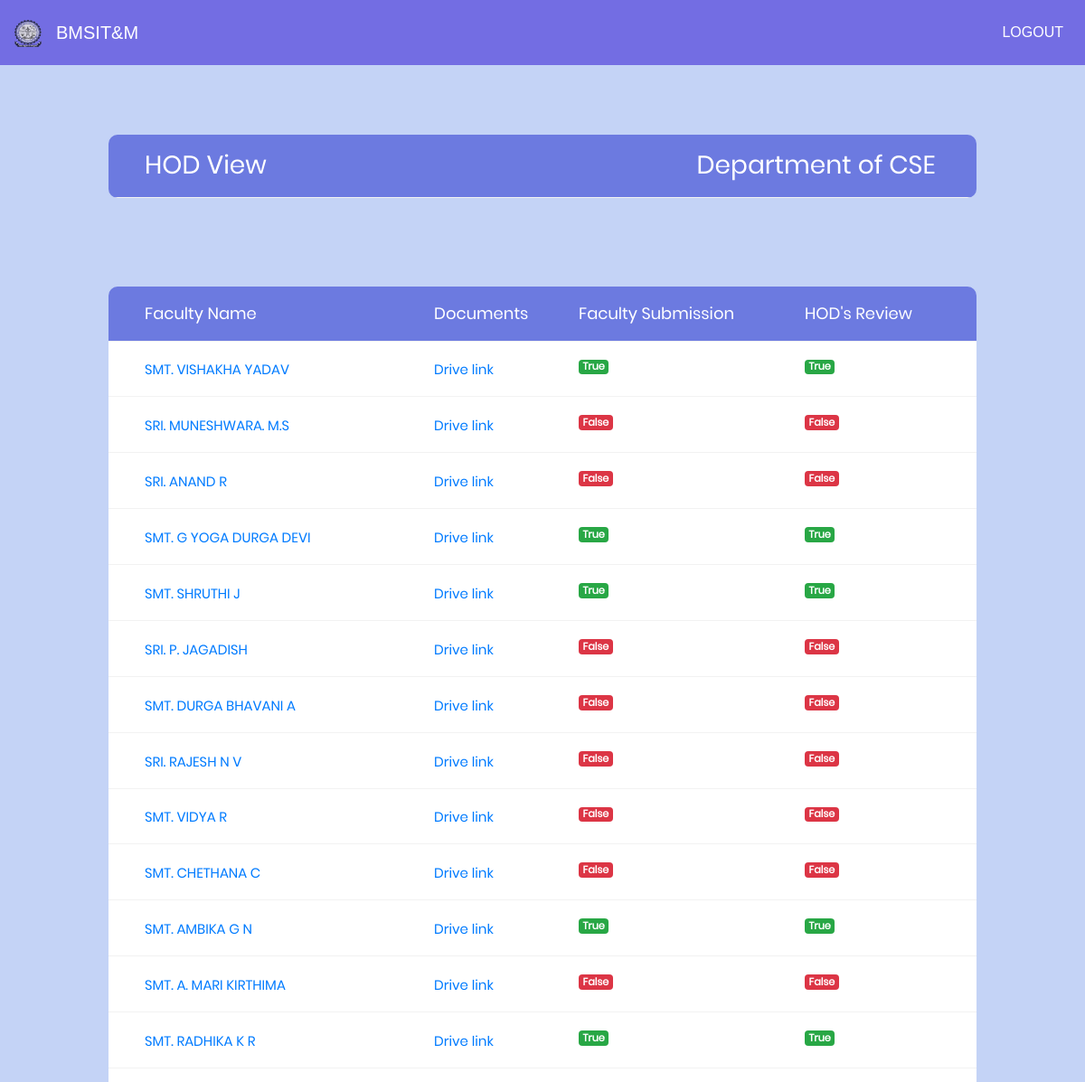
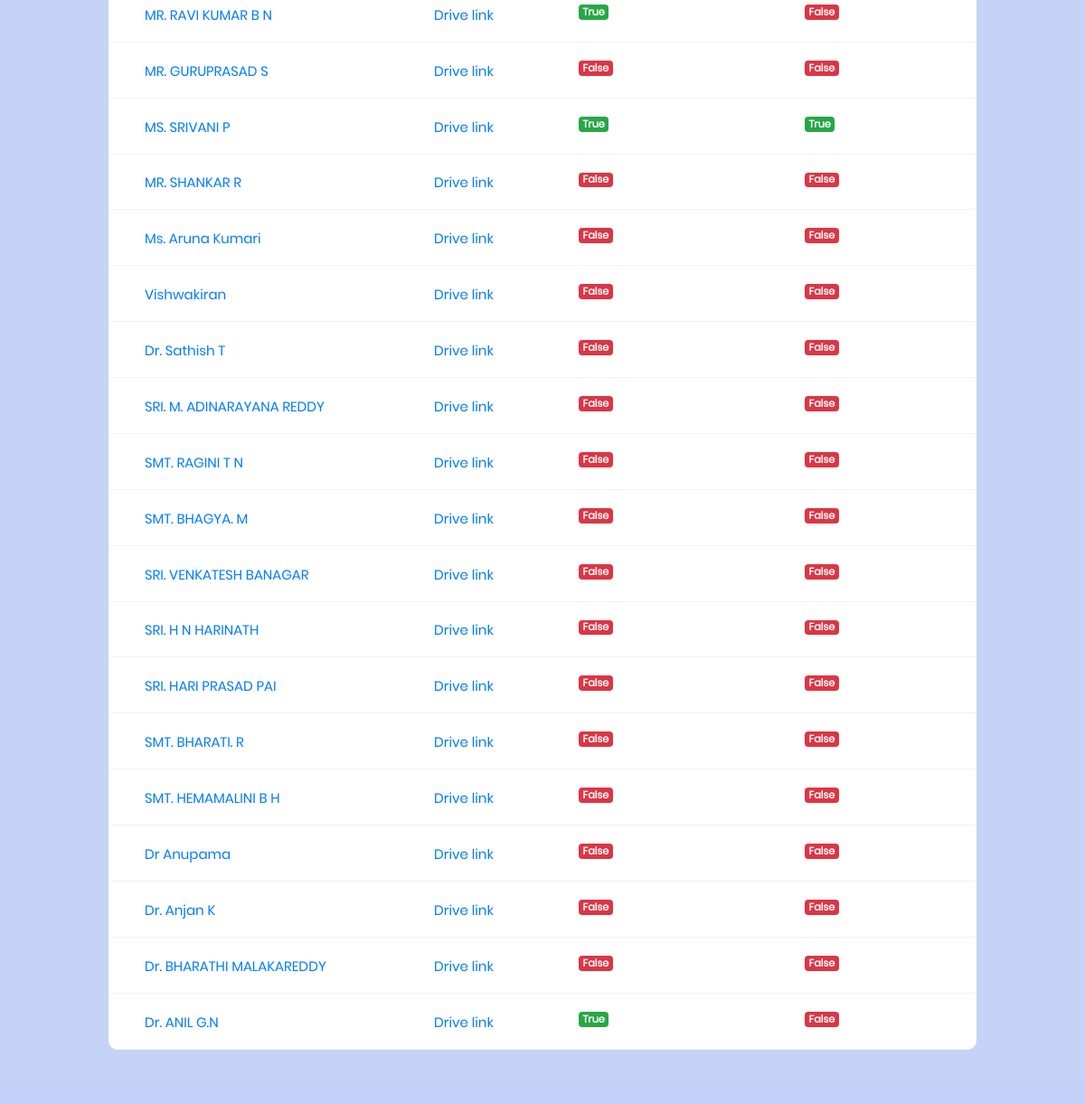
Page /hod_display/ (signed in) on the committed database (2 pictures, top to bottom).
### facform1/models.py (models this page shows, shortened)
class Department(models.Model):
	name = models.CharField(max_length=20, blank=True, null=True)
	def __str__(self):
		return self.name

class User(AbstractUser):
	phone = models.BigIntegerField(null=True)
	department = models.ForeignKey('Department', on_delete=models.CASCADE,null=True)
	designation = models.ForeignKey('Designation', on_delete=models.CASCADE,null=True)
	teach_status = models.BooleanField(default=False)
	hod_status = models.BooleanField(default=False)
	principal_status = models.BooleanField(default=False)
	doc_link = models.CharField(max_length=2000, blank=True, null=True)
	info = models.CharField(max_length=20, blank=True, null=True)
	def is_hod(self):
		faculty = Designation.objects.get(name="hod")
		faculty1 = str(faculty)
		faculty2 = str(self.designation.name)
		if faculty1 == faculty2:
			return True
		return False

### facform1/views.py (the view)
# urls.py: url(r'^hod_display/', views.hod_display,name="hod_display"),
@login_required
def hod_display(request):
	user = request.user
	hod_dept = user.department
	if request.user.is_hod() and request.user.department == hod_dept:
		user = request.user
		pk = request.user.pk
		hod_desg = user.designation
		c1 = User.objects.filter(department=hod_dept).filter(designation__pk=11)
		c2 = User.objects.filter(department=hod_dept).filter(designation__pk=9)
		c3 = User.objects.filter(department=hod_dept).filter(designation__pk=10)
		c4 = list(chain(c2,c3))
		context = {'name':c1,'name1':c4 ,'hod_dept':hod_dept}
		return render(request,'hod_display.html',context=context)
	else:
		return HttpResponseRedirect('/invalid')

### facform1/models.py (called while the page is built)
	def __str__(self):
		return self.name

### templates/hod_display.html (shortened to what this page needs)
<!DOCTYPE html>
{% load staticfiles %}
<html lang="en">
<head>
	<link rel="stylesheet" type="text/css" href="{% static "vendor/bootstrap/css/bootstrap.min.css" %}">
	<link rel="stylesheet" type="text/css" href="{% static "fonts/font-awesome-4.7.0/css/font-awesome.min.css" %}">
	<link rel="stylesheet" type="text/css" href="{% static "vendor/animate/animate.css" %}">
	<link rel="stylesheet" type="text/css" href="{% static "vendor/select2/select2.min.css" %}">
	<link rel="stylesheet" type="text/css" href="{% static "vendor/perfect-scrollbar/perfect-scrollbar.css" %}">
	<link rel="stylesheet" type="text/css" href="{% static "css/util.css" %}">
	<link rel="stylesheet" type="text/css" href="{% static "css/main1.css" %}">
</head>
<body style="background:#c3d1f8">
	{% include 'partials/nav_primary.html' %}
	<div style="margin-top:-18%;" class="limiter">
		<div class="container-table100">
			<div class="wrap-table100">
					<div class="table">
						<div class="row header">
							<div class="cell">
								<h3>HOD View</h3>
							</div>
							<div class="cell">
								<h3>Department of {{hod_dept}}</h3>
							</div>
						</div>
					</div>
						</div>
							</div>
						</div>
	<div style="margin-top:-25%;" class="limiter">
		<div class="container-table100">
			<div class="wrap-table100">
					<div class="table">
						<div class="row header">
							<div class="cell">
								Faculty Name
							</div>
							<div class="cell">
								Documents
							</div>
							<div class="cell">
								Faculty Submission
							</div>
							<div class="cell">
								HOD's Review
							</div>
						</div>
            {% for info in name %}
						<div class="row">
							<div class="cell" data-title="Faculty Name">
								{% if info.teach_status and info.hod_status %}
								<a href="" class="h2p">{{info.first_name}}</a>
								{% elif info.teach_status %}
								<a href="/hod_teacher_display/{{info.pk}}">{{info.first_name}}</a>
								{% else %}
								<a href="#" class="h3p">{{info.first_name}}</a>
								{% endif %}
							</div>
							<div class="cell" data-title="Documents">
								<a href="{{info.doc_link}}">Drive link</a>
							</div>
							<div class="cell" data-title="f-sub">
                {% if info.teach_status %}
								  <span class="badge badge-success pull-left">{{info.teach_status}}</span>
                {% else %}
                  <span class="badge badge-danger pull-left">{{info.teach_status}}</span>
                {% endif %}
							</div>
							<div class="cell" data-title="hod-review">
                {% if info.hod_status %}
								  <span class="badge badge-success pull-left">{{info.hod_status}}</span>
                {% else %}
                  <span class="badge badge-danger pull-left">{{info.hod_status}}</span>
                {% endif %}
							</div>
						</div>
            {% endfor %}
            {% for info in name1 %}
						<div class="row">
							<div class="cell" data-title="Faculty Name">
								{% if info.teach_status and info.hod_status %}
								<a href="" class="h2p">{{info.first_name}}</a>
								{% elif info.teach_status %}
								<a href="/hod_teacher1_display/{{info.pk}}">{{info.first_name}}</a>
								{% else %}
								<a href="#" class="h3p">{{info.first_name}}</a>
								{% endif %}
							</div>
							<div class="cell" data-title="Documents">
								<a href="{{info.doc_link}}">Drive link</a>
							</div>
							<div class="cell" data-title="f-sub">
                {% if info.teach_status %}
                  <span class="badge badge-success pull-left">{{info.teach_status}}</span>
                {% else %}
                  <span class="badge badge-danger pull-left">{{info.teach_status}}</span>
                {% endif %}
							</div>
							<div class="cell" data-title="hod-review">
                {% if info.hod_status %}
								  <span class="badge badge-success pull-left">{{info.hod_status}}</span>
                {% else %}
                  <span class="badge badge-danger pull-left">{{info.hod_status}}</span>
                {% endif %}
							</div>
						</div>
            {% endfor %}
					</div>
			</div>
		</div>
	</div>
</body>
</html>

### static/css/main1.css (style rules this page uses)
* { margin: 0px; padding: 0px; box-sizing: border-box; }
body, html { height: 100%; font-family: sans-serif; }
a { margin: 0px; transition: all 0.4s; -webkit-transition: all 0.4s; -o-transition: all 0.4s; -moz-transition: all 0.4s; }
h1,h2,h3,h4,h5,h6 { margin: 0px; }
.limiter { width: 100%; margin: 0 auto; }
.container-table100 { width: 100%; min-height: 100vh; background: #c4d3f6; display: -webkit-box; display: -webkit-flex; display: -moz-box; display: -ms-flexbox; display: flex; align-items: center; justify-content: center; flex-wrap: wrap; padding: 33px 30px; }
.wrap-table100 { width: 960px; border-radius: 10px; overflow: hidden; }
.table { width: 100%; display: table; margin: 0; }
.row { display: table-row; background: #fff; }
.row.header { color: #ffffff; background: #6c7ae0; }
.cell { display: table-cell; }
.row .cell { font-family: Poppins-Regular; font-size: 15px; color: #666666; line-height: 1.2; font-weight: unset !important; padding-top: 20px; padding-bottom: 20px; border-bottom: 1px solid #f2f2f2; }
.row.header .cell { font-family: Poppins-Regular; font-size: 18px; color: #fff; line-height: 1.2; font-weight: unset !important; padding-top: 19px; padding-bottom: 19px; }
.row .cell:nth-child(1) { width: 360px; padding-left: 40px; }
.row .cell:nth-child(2) { width: 160px; }
.row .cell:nth-child(3) { width: 250px; }
.row .cell:nth-child(4) { width: 190px; }
.table, .row { width: 100% !important; }

### rows in the picture
Department: name "CSE"
User: first_name "SMT. VISHAKHA YADAV", teach_status "True", hod_status "True"
User: first_name "SRI. MUNESHWARA. M.S", teach_status "False", hod_status "False"
User: first_name "SRI. ANAND R", teach_status "False", hod_status "False"
User: first_name "SMT. G YOGA DURGA DEVI", teach_status "True", hod_status "True"
User: first_name "SMT. SHRUTHI J", teach_status "True", hod_status "True"
User: first_name "SRI. P. JAGADISH", teach_status "False", hod_status "False"
User: first_name "SMT. DURGA BHAVANI A", teach_status "False", hod_status "False"
User: first_name "SRI. RAJESH N V", teach_status "False", hod_status "False"
User: first_name "SMT. VIDYA R", teach_status "False", hod_status "False"
User: first_name "SMT. CHETHANA C", teach_status "False", hod_status "False"
User: first_name "SMT. AMBIKA G N", teach_status "True", hod_status "True"
User: first_name "SMT. A. MARI KIRTHIMA", teach_status "False", hod_status "False"
User: first_name "SMT. RADHIKA K R", teach_status "True", hod_status "True"
User: first_name "MR. RAVI KUMAR B N", teach_status "True", hod_status "False"
User: first_name "MR. GURUPRASAD S", teach_status "False", hod_status "False"
User: first_name "MS. SRIVANI P", teach_status "True", hod_status "True"
User: first_name "MR. SHANKAR R", teach_status "False", hod_status "False"
User: first_name "Ms. Aruna Kumari", teach_status "False", hod_status "False"
User: first_name "Vishwakiran", teach_status "False", hod_status "False"
User: first_name "Dr. Sathish T", teach_status "False", hod_status "False"
User: first_name "SRI. M. ADINARAYANA REDDY", teach_status "False", hod_status "False"
User: first_name "SMT. RAGINI T N", teach_status "False", hod_status "False"
User: first_name "SMT. BHAGYA. M", teach_status "False", hod_status "False"
User: first_name "SRI. VENKATESH BANAGAR", teach_status "False", hod_status "False"
User: first_name "SRI. H N HARINATH", teach_status "False", hod_status "False"
User: first_name "SRI. HARI PRASAD PAI", teach_status "False", hod_status "False"
User: first_name "SMT. BHARATI. R", teach_status "False", hod_status "False"
User: first_name "SMT. HEMAMALINI B H", teach_status "False", hod_status "False"
User: first_name "Dr Anupama", teach_status "False", hod_status "False"
User: first_name "Dr. Anjan K", teach_status "False", hod_status "False"
User: first_name "Dr. BHARATHI MALAKAREDDY", teach_status "False", hod_status "False"
User: first_name "Dr. ANIL G.N", teach_status "True", hod_status "False"
